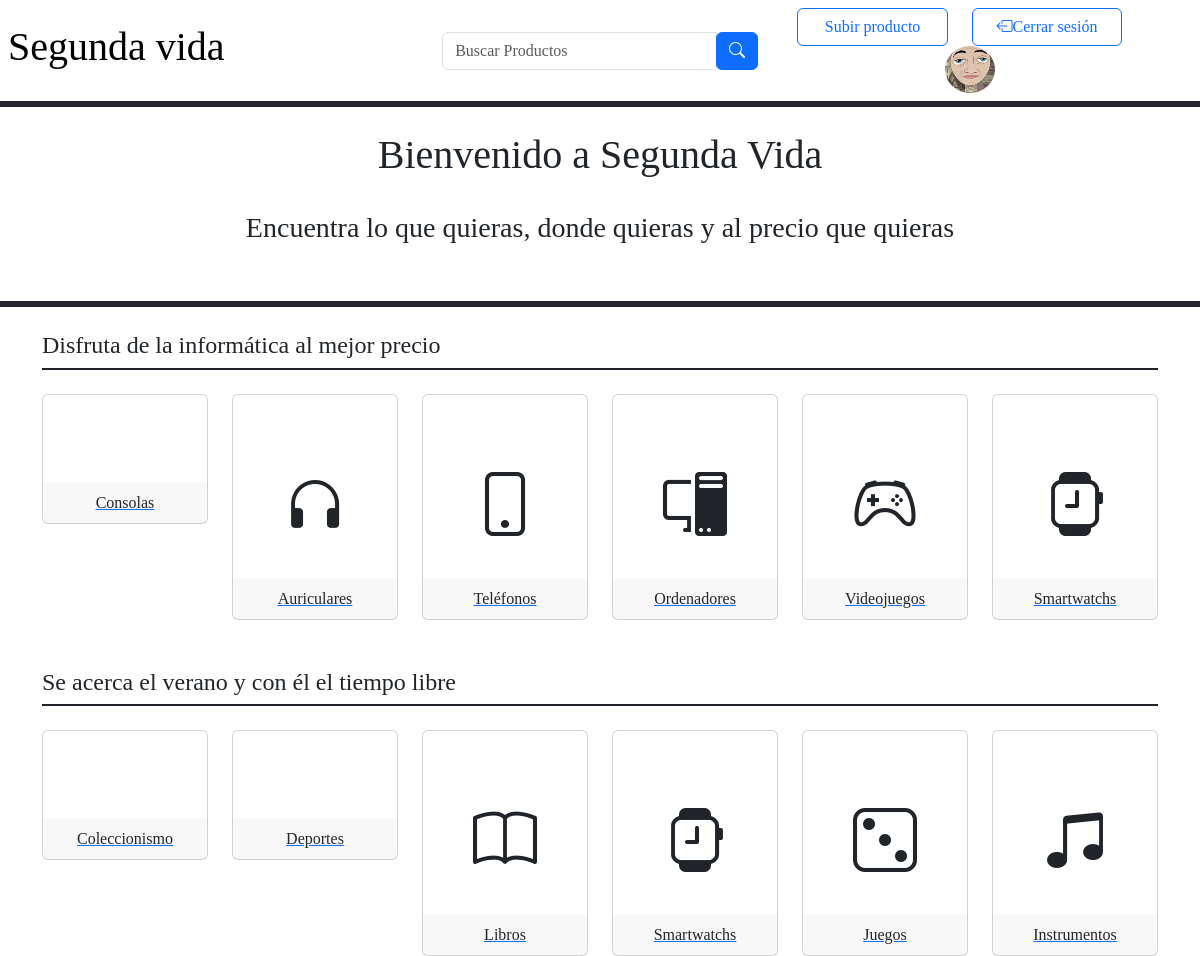
Page / (signed in) on the committed database.
### tfg_app/models.py (models this page shows, shortened)
class Perfil(models.Model):
    user = models.OneToOneField(User, on_delete=models.CASCADE)
    fecha_nacimiento = models.DateField(blank =True, null=True)
    biografía = models.TextField(blank = True, null = True)
    localizacion = models.CharField(blank = True, null = True, max_length=1000)
    foto = models.ImageField(upload_to="perfil", default='perfil/blankprofile.webp')
    create_datetime = models.DateTimeField(auto_now_add= True)

class Categoria(models.Model):
    id = models.IntegerField(primary_key=True)
    nombre = models.CharField(max_length = 1000)
    icono = models.CharField(max_length=1000)

### tfg_app/views.py (the view)
# urls.py: path('', Menu.as_view(), name='index'),
class Menu(LoginRequiredMixin,TemplateView):
    template_name = 'menu.html'
    def get_context_data(self, **kwargs):
            context = super().get_context_data(**kwargs)
            context['perfil'] = Perfil.objects.get(user_id = self.request.user.id)
            context['informaticos'] = Categoria.objects.filter(nombre__in = ['Consolas','Auriculares','Teléfonos','Ordenadores','Videojuegos','Smartwatchs'] )
            context['verano'] = Categoria.objects.filter(nombre__in = ['Deportes','Libros','Coleccionismo','Juegos','Instrumentos','Smartwatchs'] )
            return context

### tfg_app/templates/menu.html (shortened to what this page needs)
<!DOCTYPE html>
<html lang="en">
<head>
</head>
<body>
    {% include 'header.html'%}
    <div class="titulo">
        <div class="col p-4 text-center">
            <div class="row">
                <h1>Bienvenido a Segunda Vida</h1>
            </div>
            <div class="row p-4">
                <h3>Encuentra lo que quieras, donde quieras y al precio que quieras</h3>
            </div>
        </div>
        <div class="border border-3 border-dark"></div>
    </div>
    <br>
<div class="container">
    <h4>Disfruta de la informática al mejor precio</h4>
    <div class="border border-1 border-dark"></div>
    <br>
<div class="row">
    {% for categoria in informaticos%}
    <div class="col-md-2" >
        <a href="{% url 'product_list' pk=categoria.pk%}">
        <div class="card pt-5"id="cart" >
            <div class="card-body text-center p-2 pt-3 pb-4">
                <i class="{{categoria.icono}}"  style="font-size: 4em;"></i>
            </div>
            <div class="card-footer border-0 text-center p-2" style=" text-decoration: none;">
                {{categoria.nombre}}
            </div>
        </div>
    </a>
    </div>
    {% endfor %}
</div>
    <br><br>
    <h4>Se acerca el verano y con él el tiempo libre</h4>
    <div class="border border-1 border-dark"></div>
    <br>
<div class="row">
    {% for categoria in verano%}
    <div class="col-md-2" >
        <a href="{% url 'product_list' pk=categoria.pk%}">
        <div class="card pt-5"id="cart" >
            <div class="card-body text-center p-2 pt-3 pb-4">
                <i class="{{categoria.icono}}" style="font-size: 4em;"></i>
            </div>
            <div class="card-footer border-0 text-center p-2">
                {{categoria.nombre}}
            </div>
        </div>
    </a>
    </div>
    {% endfor%}
</div>
</body>

### tfg_app/templates/header.html (shortened to what this page needs)
{% include 'base.html'%}
{% load static %}
<header>
    <div class="row p-2 d-flex justify-content-center align-items-center" style="--bs-gutter-x: 0">
            <div class="col">
                <h1><a href="{% url 'index'%}" style="text-decoration: none; color: black">Segunda vida</a></h1>
            </div>
            <div class="col">
                <form action="{% url 'buscar_producto' %}" class="search mx-auto" style="width:80%;">
                  <div class="input-group w-100">
                      <input type="text" class="form-control" placeholder="Buscar Productos" name="keyword">
                      <div class="input-group-append">
                        <button class="btn btn-primary" type="submit">
                            <i class="bi bi-search"></i>
                        </button>
                      </div>
                    </div>
                </form>
              </div>
            <div class="col justify-content-right align-items-center">
                <div class="row d-flex justify-content-right align-items-center">
                    <div class="col-5">
                        <a href="{% url 'product_create' %}"><button class="btn btn-outline-primary w-100"> Subir producto</button></a>
                    </div>
                    <div class="col-5">
                        <a href="{% url 'logout' %}" style="color: rgb(0, 0, 0); text-decoration: none;"><button class="btn btn-outline-primary w-100"><i class="bi bi-box-arrow-left"></i>Cerrar sesión</button></a>
                    </div>
                    <div class="col">
                        <a href="{% url 'perfil' pk=request.user.pk %}" style="float: right;"><img style=" border-radius: 100%" src="{{perfil.foto.url}}" width="50px"></a>
                    </div>
                </div>
            </div>
</div>
</header>
<div class="border border-3 border-dark"></div>

### tfg_app/templates/menu.html (style rules this page uses)
body { font-family: 'Playfair Display', serif; font-size: 3em; text-align: center; margin-top: 1%; }

### tfg_app/templates/base.html (style rules this page uses)
body { margin: 0; padding: 0; font-family: 'Playfair Display', serif; text-decoration: none; }
#cart { transition: background-color 0.3s, color 0.3s; transition: transform 0.3s ease; }

### rows in the picture
Perfil: foto (picture)
Categoria: nombre "Consolas"
Categoria: nombre "Auriculares"
Categoria: nombre "Teléfonos"
Categoria: nombre "Ordenadores"
Categoria: nombre "Videojuegos"
Categoria: nombre "Smartwatchs"
Categoria: nombre "Coleccionismo"
Categoria: nombre "Deportes"
Categoria: nombre "Libros"
Categoria: nombre "Juegos"
Categoria: nombre "Instrumentos"
